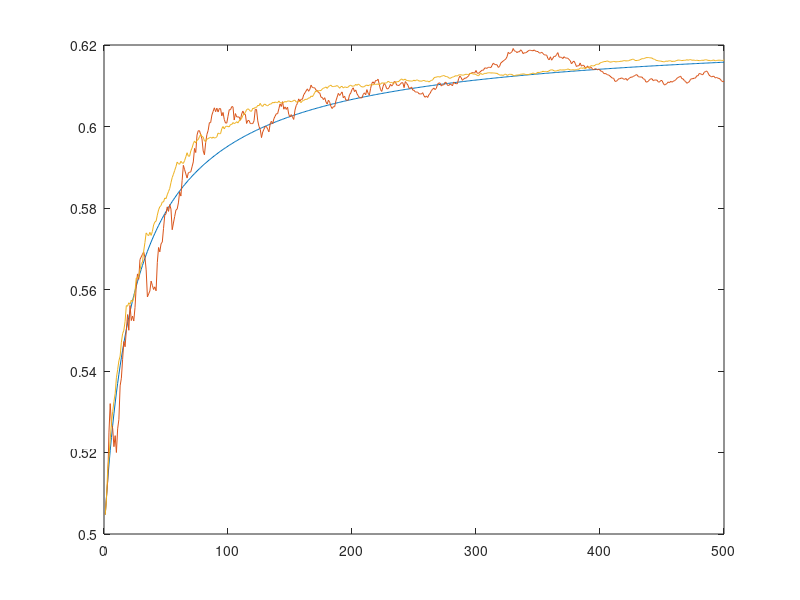

Recreate this plot in MATLAB.
b = zeros(2);
b(1,1) = 0.7;
b(1,2) = 0.3;
b(2,1) = 0.4;
b(2,2) = 0.5;
p = 1;
q = 1;
z0 = 0.5;
N0 = 20;
T = 500;

d1 = p*(1-b(1,1)) + (1-p)*b(1,2);
d2 = q*(1-b(2,2)) + (1-q)*b(2,1);

time = 1:T;

nSim = 1;
%________________________________________________________________%

odeSol = @(t)(d2/(d1+d2) + (z0-d2/(d1+d2))*(1+t/N0).^(-d1-d2));

ode = odeSol(time);

%_________________________________________________________________%
outSim = zeros(2,T);
cnt = 1;
for j = [10,100]

Z0 = N0*z0;
sim = zeros(1,T);
samp1 = rand(j,T);
samp2 = rand(j,T);
samp3 = rand(j,T);

for n = 1:j
    zList = zeros(1,T);
    ZList = zeros(1,T);
    tot = N0;
    prev = z0;
    prevZ = Z0;
    for i = 1:T
        type = (samp1(n,i) > prev);
        if type == 0
            arm = (samp2(n,i) > p);
        else
            arm = (samp2(n,i) < q);
        end
        
        rew = (samp3(n,i) < b(type+1,arm+1));
        tot = tot + 1;
        
        if arm == 0
            ZList(i) = prevZ + rew;    
        else
            ZList(i) = prevZ + 1-rew;            
        end
        zList(i) = ZList(i)/tot;
        prevZ = ZList(i);
        prev = zList(i);
    end
    sim = sim + zList;
     
end
outSim(cnt,:) = sim/j;
cnt = cnt + 1;
end

%_________________________________________________________________%

plot(time,ode,time,outSim(1,:),time,outSim(2,:));
